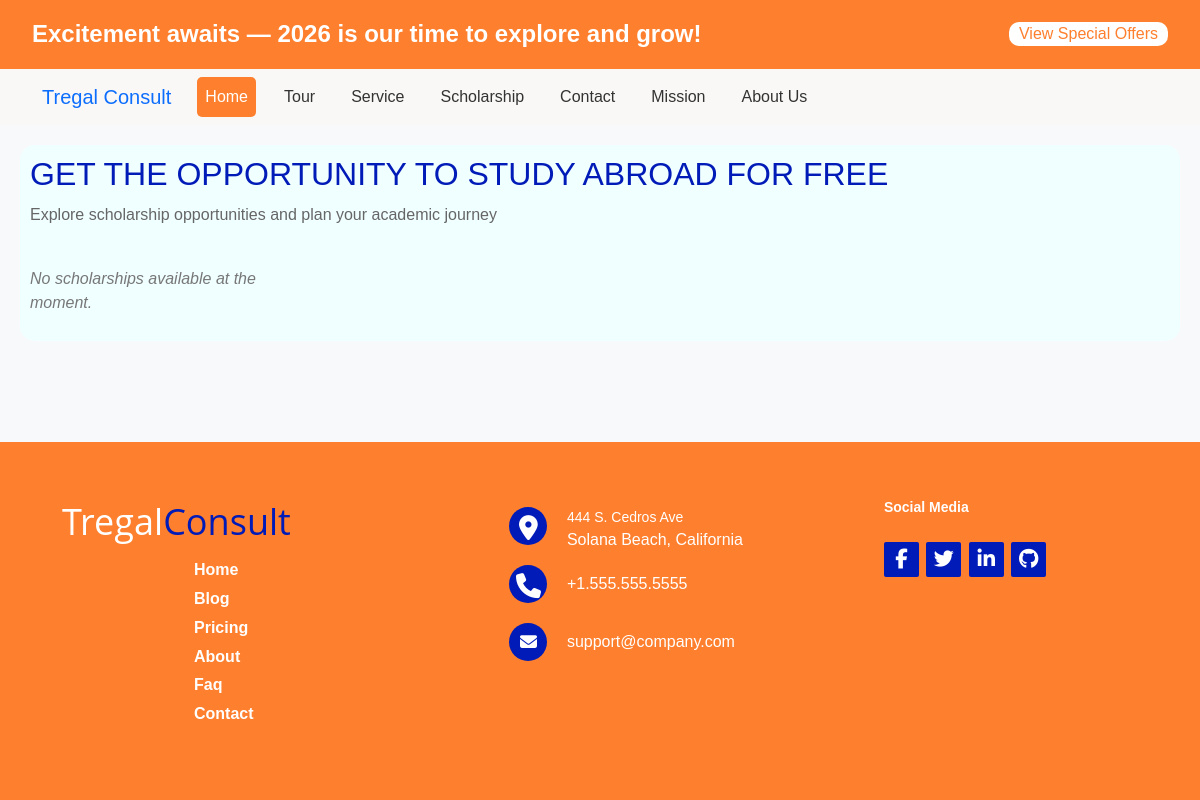
Page /main/scholarships/ on the earlier database version.
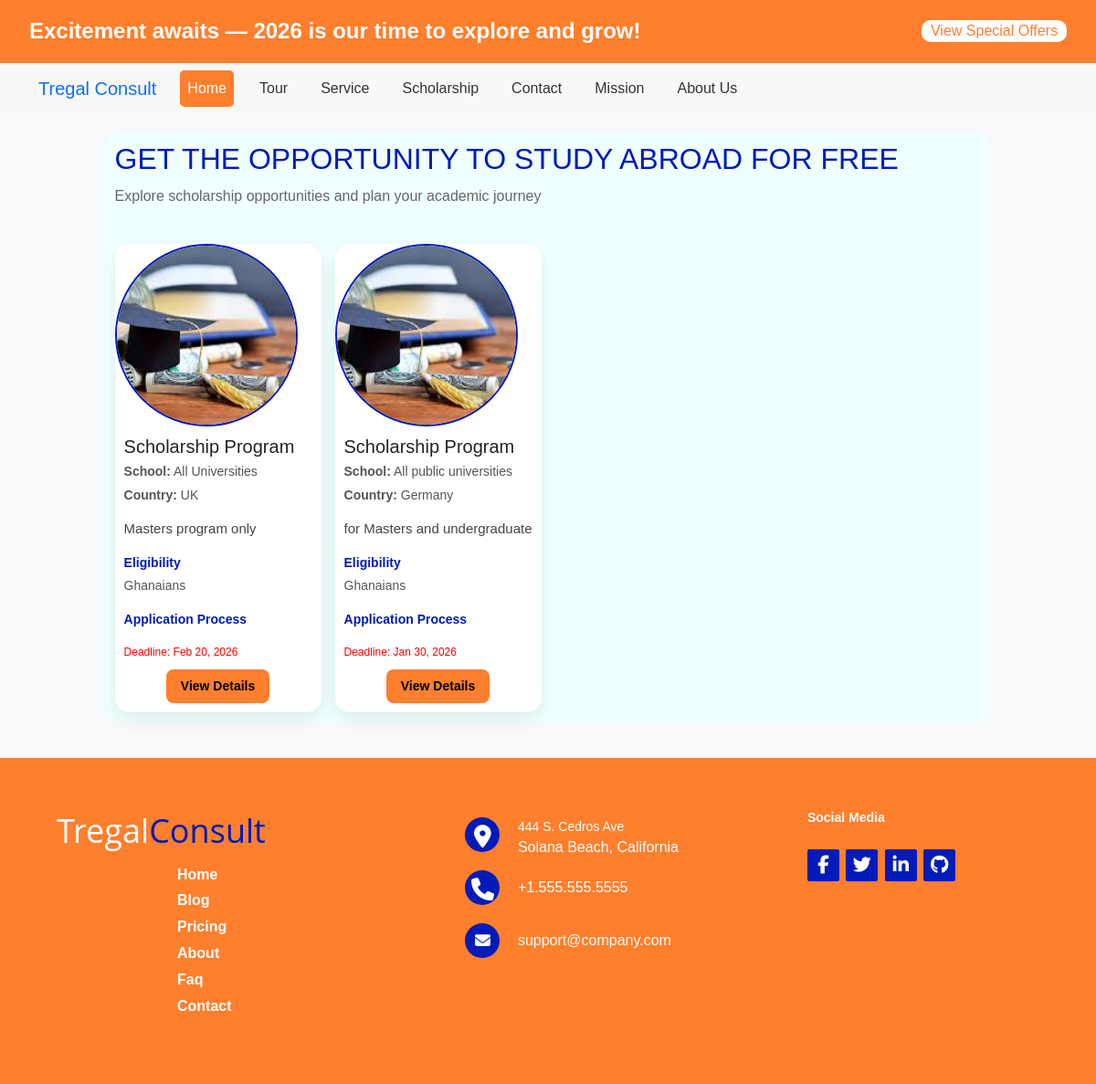
Same page on the later database version.
### main/models.py (models this page shows, shortened)
class ScholarshipInfo(models.Model):
    Organization_name = models.CharField(max_length=200, blank=True, null=True)
    origin = models.CharField(max_length=200, blank=True, null=True)
    school_name = models.CharField(max_length=200, default="Not Specified")
    flyer = models.ImageField(upload_to='scholarships/', blank=True, null=True)
    description = models.TextField(max_length=1500)
    eligibility_criteria = models.TextField()
    deadline = models.DateField(blank=False, null=True)
    date_added = models.DateTimeField(auto_now_add=True)

### main/views.py (the view)
# urls.py: path('scholarships/', scholarships, name='scholarships'),
def scholarships(request):
    scholarships = ScholarshipInfo.objects.all().order_by('-date_added')
    context = {
        "scholarships": scholarships
        }
    return render(request, 'main/scholarship.html', context)

### templates/main/scholarship.html (shortened to what this page needs)
{% extends 'main/base.html' %}
{% load static %}
{% block content %}
<section class="scholarship-container">
    <div class="scholarship-inner">
        <div class="scholarship-header">
            <h2 class="scholarship-title">Get the opportunity to study abroad for free</h2>
            <p class="scholarship-subtitle">
                Explore scholarship opportunities and plan your academic journey
            </p>
        </div>
        <div class="scholarship-grid">
            {% for scholarship in scholarships %}
            <div class="scholarship-card">
                {% if scholarship.flyer %}
                <img src="{{ scholarship.flyer.url }}" alt="{{ scholarship.school_name }}" class="scholarship-img">
                {% endif %}
                <div class="scholarship-body">
                    <h5 class="scholarship-name">
                        {{ scholarship.name|default:"Scholarship Program" }}
                    </h5>
                    <p class="meta">
                        <strong>School:</strong> {{ scholarship.school_name }}
                    </p>
                    <p class="meta">
                        <strong>Country:</strong> {{ scholarship.origin|default:"Not specified" }}
                    </p>
                    <p class="description">
                        {{ scholarship.description|truncatewords:30 }}
                    </p>
                    <div class="info-block">
                        <strong>Eligibility</strong>
                        <p>{{ scholarship.eligibility_criteria|truncatewords:20 }}</p>
                    </div>
                    <div class="info-block">
                        <strong>Application Process</strong>
                    </div>
                    <div class="scholarship-footer">
                        <span class="deadline">
                            Deadline: {{ scholarship.deadline|date:"M d, Y" }}
                        </span>
                        <a href="#" class="scholarship-btn">View Details</a>
                    </div>
                </div>
            </div>
            {% empty %}
            <p class="no-scholarships">No scholarships available at the moment.</p>
            {% endfor %}
        </div>
    </div>
</section>
{% endblock %}

### templates/main/base.html (shortened to what this page needs)
<!DOCTYPE html>
<html lang="en">
<head>
    {% load static %}
    <link rel="stylesheet" href="https://cdn.jsdelivr.net/npm/bootstrap@5.0.2/dist/css/bootstrap.min.css">
    <link rel="stylesheet" href="{% static 'css/style.css' %}">
</head>
<body>
    <header class="header-container">
        <div class="container header-content">
            <h1 class="header-text">Excitement awaits — 2026 is our time to explore and grow!</h1>
            <a class="header-btn" href="{% url 'main:special_offers' %}">View Special Offers</a>
        </div>
    </header>
    <nav class="navbar navbar-expand-lg">
        <div class="container">
            <a class="navbar-brand" href="#">Tregal Consult</a>
           <div class="collapse navbar-collapse" id="navbarSupportedContent">
                <ul class="navbar-nav me-auto mb-2 mb-lg-0">
                    <li class="nav-item">
                        <a class="nav-link active" aria-current="page" href="{% url 'main:home' %}">Home</a>
                    </li>
                    <li class="nav-item">
                        <a class="nav-link" href="{% url 'main:tour_packages' %}">Tour</a>
                    </li>
                    <li class="nav-item">
                        <a class="nav-link" href="{% url 'main:services' %}">Service</a>
                    </li>
                     <li class="nav-item">
                        <a class="nav-link" href="{% url 'main:scholarships' %}">Scholarship</a>
                    </li>
                    <li class="nav-item">
                        <a class="nav-link" href="{% url 'main:contact' %}">Contact</a>
                    </li>
                    <li class="nav-item">
                        <a class="nav-link" href="{% url 'main:mission' %}">Mission</a>
                    </li>
                    <li class="nav-item">
                        <a class="nav-link" href="{% url 'main:about' %}">About Us</a>
                    </li>
                </ul>
            </div>
        </div>
    </nav>
    <main class="main-container">
        {% block content %}{% endblock %}
    </main>
    <footer class="footer-distributed">
		<div class="container footer-left">
            <h3>Tregal<span>Consult</span></h3>
            <ul class="footer-links">
                <li><a href="#" class="link-1">Home</a></li>
                <li><a href="#">Blog</a></li>
                <li><a href="#">Pricing</a></li>
                <li><a href="#">About</a></li>
                <li><a href="#">Faq</a></li>
                <li><a href="#">Contact</a></li>
			</ul>
		</div>
			<div class="footer-center">
				<div>
					<i class="fa fa-map-marker"></i>
					<p><span>444 S. Cedros Ave</span> Solana Beach, California</p>
				</div>
				<div>
					<i class="fa fa-phone"></i>
					<p>+1.555.555.5555</p>
				</div>
				<div>
					<i class="fa fa-envelope"></i>
					<p><a href="mailto:support@company.com">support@company.com</a></p>
				</div>
			</div>
			<div class="footer-right">
				<p class="footer-company-about">
					<span>Social Media</span>
				</p>
				<div class="footer-icons">
					<a href="#"><i class="fa fa-facebook"></i></a>
					<a href="#"><i class="fa fa-twitter"></i></a>
					<a href="#"><i class="fa fa-linkedin"></i></a>
					<a href="#"><i class="fa fa-github"></i></a>
				</div>
			</div>
		</footer>
</body>
</html>

Differences in the rows shown:
added ScholarshipInfo: flyer (picture), name "Scholarship Program", school_name "All Universities", origin "UK", description "Masters program only", eligibility_criteria "Ghanaians", deadline "Feb 20, 2026"
added ScholarshipInfo: flyer (picture), name "Scholarship Program", school_name "All public universities", origin "Germany", description "for Masters and undergraduate", eligibility_criteria "Ghanaians", deadline "Jan 30, 2026"
Other differences:
text no longer shown: "No scholarships available at the moment."
